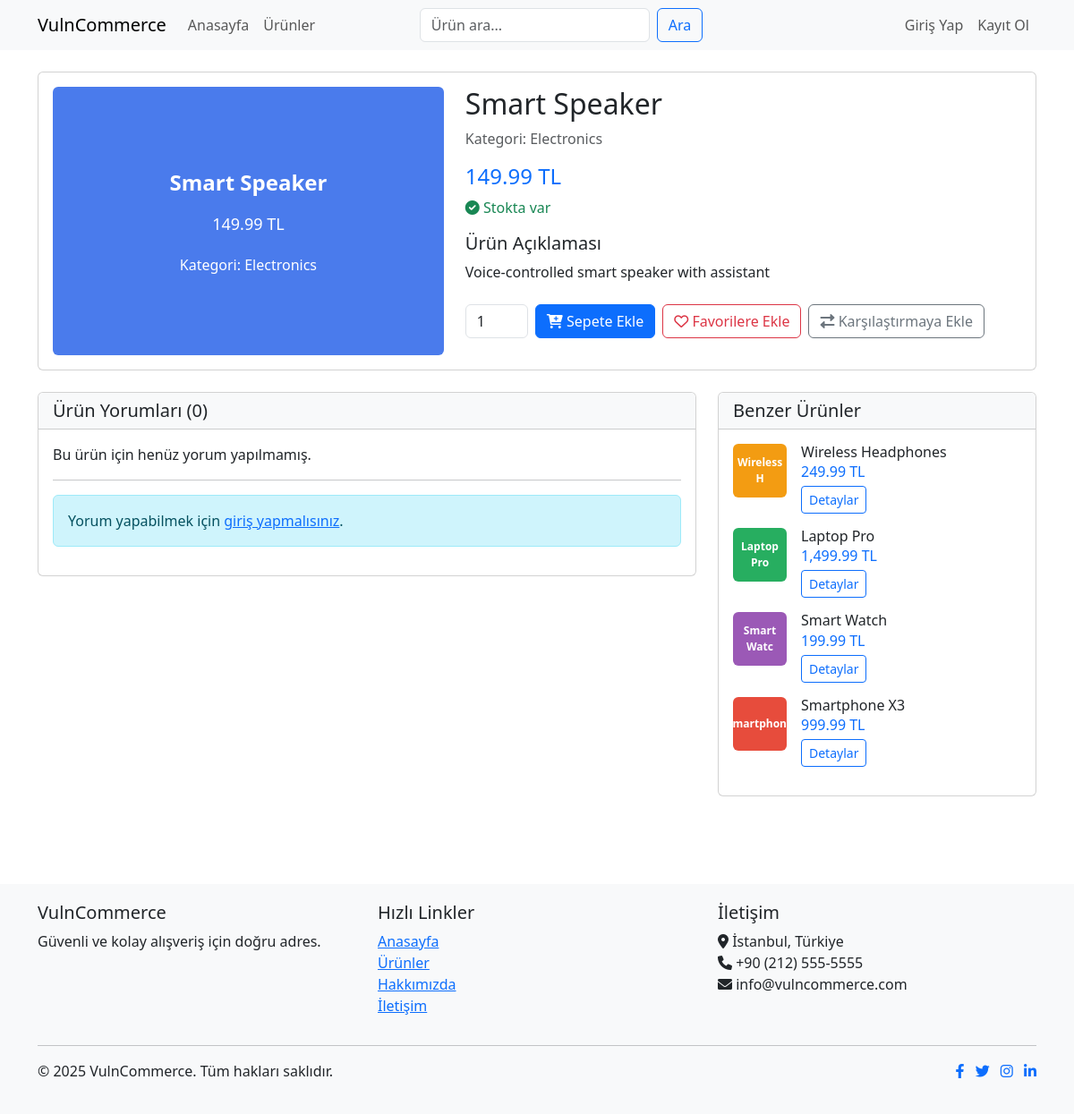
The page /product.php?id=10 on the database its author committed.
### tables this page shows
CREATE TABLE products (
    id INT AUTO_INCREMENT PRIMARY KEY,
    name VARCHAR(255) NOT NULL,
    description TEXT,
    price DECIMAL(10, 2) NOT NULL,
    image VARCHAR(255) DEFAULT 'default_product.jpg',
    stock INT NOT NULL DEFAULT 0,
    category VARCHAR(50),
    created_at TIMESTAMP DEFAULT CURRENT_TIMESTAMP,
    updated_at TIMESTAMP DEFAULT CURRENT_TIMESTAMP ON UPDATE CURRENT_TIMESTAMP
);

### models/Product.php (called while the page is built, shortened)
<?php
class Product {
    private $db;
    public function __construct() {
        $this->db = Database::getInstance();
    }
    public function getById($id) {
        return $this->db->selectOne("SELECT * FROM products WHERE id = :id", ['id' => $id]);
    }
    public function getComments($productId) {
        $sql = "SELECT c.*, u.username, u.profile_image
                FROM comments c
                JOIN users u ON c.user_id = u.id
                WHERE c.product_id = :product_id
                ORDER BY c.created_at DESC";
        return $this->db->select($sql, ['product_id' => $productId]);
    }
    public function getRelatedProducts($productId, $limit = 4) {
        $product = $this->getById($productId);
        $sql = "SELECT * FROM products
                WHERE category = :category AND id != :id
                ORDER BY RAND()
                LIMIT :limit";
        return $this->db->select($sql, [
            'category' => $product['category'],
            'id' => (int)$productId,
            'limit' => (int)$limit
        ]);
    }
}

### config/database.php (called while the page is built, shortened)
<?php
class Database {
    private $conn;
    private static $instance = null;
    private function __construct() {
        try {
            $this->conn = new PDO(
                "mysql:host=" . DB_HOST . ";dbname=" . DB_NAME,
                DB_USER,
                DB_PASS,
                array(PDO::ATTR_ERRMODE => PDO::ERRMODE_EXCEPTION)
            );
        } catch (PDOException $e) {
            die("Connection failed: " . $e->getMessage());
        }
    }
    public static function getInstance() {
        if (self::$instance === null) {
            self::$instance = new self();
        }
        return self::$instance;
    }
    public function query($sql, $params = []) {
        $stmt = $this->conn->prepare($sql);
        foreach ($params as $key => $value) {
            if (is_int($value)) {
                $stmt->bindValue(":$key", $value, PDO::PARAM_INT);
            } else {
                $stmt->bindValue(":$key", $value, PDO::PARAM_STR);
            }
        }
        $stmt->execute();
        return $stmt;
    }
    public function select($sql, $params = []) {
        $stmt = $this->query($sql, $params);
        return $stmt->fetchAll(PDO::FETCH_ASSOC);
    }
    public function selectOne($sql, $params = []) {
        $stmt = $this->query($sql, $params);
        return $stmt->fetch(PDO::FETCH_ASSOC);
    }
}

### controllers/ProductController.php (called while the page is built, shortened)
<?php
require_once 'models/Product.php';
class ProductController {
    private $productModel;
    public function __construct() {
        $this->productModel = new Product();
    }
    public function getProductComments($productId) {
        return $this->productModel->getComments($productId);
    }
    public function isProductInCart($productId) {
        if (!isLoggedIn()) {
            return false;
        }
        return $this->productModel->isInCart($productId, $_SESSION['user_id']);
    }
    public function isProductInFavorites($productId) {
        if (!isLoggedIn()) {
            return false;
        }
        return $this->productModel->isInFavorites($productId, $_SESSION['user_id']);
    }
    public function isProductInCompare($productId) {
        if (!isLoggedIn()) {
            return false;
        }
        return $this->productModel->isInCompare($productId, $_SESSION['user_id']);
    }
    public function getRelatedProducts($productId, $limit = 4) {
        return $this->productModel->getRelatedProducts($productId, $limit);
    }
}

### includes/functions.php (called while the page is built, shortened)
<?php
function isLoggedIn() {
    return isset($_SESSION['user_id']);
}
function formatPrice($price) {
    return number_format($price, 2, '.', ',') . ' TL';
}

### product.php (the view, shortened to what this page needs)
<?php
require_once 'views/components/header.php';
$productController = new ProductController();
$productId = isset($_GET['id']) ? (int)$_GET['id'] : 0;
$product = $productController->getProductById($productId);
$comments = $productController->getProductComments($productId);
$relatedProducts = $productController->getRelatedProducts($productId);
$isInCart = $productController->isProductInCart($productId);
$isInFavorites = $productController->isProductInFavorites($productId);
$isInCompare = $productController->isProductInCompare($productId);
$colors = ['4a7bec', 'e74c3c', '27ae60', 'f39c12', '9b59b6', '1abc9c', 'd35400', '34495e', '2ecc71', 'e67e22'];
$colorIndex = $productId % count($colors);
$productColor = $colors[$colorIndex];
?>
<div class="row">
    <div class="col-md-12 mb-4">
        <div class="card">
            <div class="card-body">
                <div class="row">
                    <div class="col-md-5 mb-4 mb-md-0">
                        <div class="product-image-placeholder rounded" style="height: 300px; background-color: #<?php echo $productColor; ?>; display: flex; flex-direction: column; justify-content: center; align-items: center; color: white; padding: 20px; text-align: center;">
                            <div style="font-size: 24px; font-weight: bold; margin-bottom: 15px;"><?php echo $product['name']; ?></div>
                            <div style="font-size: 18px;"><?php echo formatPrice($product['price']); ?></div>
                            <div style="margin-top: 20px; font-size: 16px;">Kategori: <?php echo $product['category']; ?></div>
                        </div>
                    </div>
                    <div class="col-md-7">
                        <h2><?php echo $product['name']; ?></h2>
                        <p class="text-muted mb-3">Kategori: <?php echo $product['category']; ?></p>
                        <div class="mb-3">
                            <h4 class="text-primary"><?php echo formatPrice($product['price']); ?></h4>
                            <p class="text-success">
                                <i class="fas fa-check-circle"></i>
                                <?php echo $product['stock'] > 0 ? 'Stokta var' : 'Stokta yok'; ?>
                            </p>
                        </div>
                        <div class="mb-4">
                            <h5>Ürün Açıklaması</h5>
                            <p><?php echo $product['description']; ?></p>
                        </div>
                        <div class="d-flex gap-2 mb-3">
                            <?php if (!$isInCart): ?>
                            <form action="cart_actions.php" method="POST">
                                <div class="d-flex gap-2">
                                    <input type="number" class="form-control" name="quantity" value="1" min="1" max="10" style="width: 70px;">
                                    <button type="submit" class="btn btn-primary">
                                        <i class="fas fa-cart-plus"></i> Sepete Ekle
                                    </button>
                                </div>
                            </form>
                            <?php endif; ?>
                            <?php if (!$isInFavorites): ?>
                            <form action="favorite_actions.php" method="POST">
                                <button type="submit" class="btn btn-outline-danger">
                                    <i class="far fa-heart"></i> Favorilere Ekle
                                </button>
                            </form>
                            <?php endif; ?>
                            <?php if (!$isInCompare): ?>
                            <form action="compare_actions.php" method="POST">
                                <button type="submit" class="btn btn-outline-secondary">
                                    <i class="fas fa-exchange-alt"></i> Karşılaştırmaya Ekle
                                </button>
                            </form>
                            <?php endif; ?>
                        </div>
                    </div>
                </div>
            </div>
        </div>
    </div>
    <div class="col-md-8 mb-4">
        <div class="card">
            <div class="card-header bg-light">
                <h5 class="mb-0">Ürün Yorumları (<?php echo count($comments); ?>)</h5>
            </div>
            <div class="card-body">
                <?php if (count($comments) > 0): ?>
                    <?php foreach($comments as $comment):
                        $commentColorIndex = crc32($comment['username']) % count($colors);
                        $commentColor = $colors[$commentColorIndex];
                        $initials = strtoupper(substr($comment['username'], 0, 2));
                    ?>
                        <div class="d-flex mb-4">
                            <div class="rounded-circle me-3 d-flex justify-content-center align-items-center" style="width: 50px; height: 50px; background-color: #<?php echo $commentColor; ?>; color: white; font-weight: bold;">
                                <?php echo $initials; ?>
                            </div>
                            <div>
                                <div class="d-flex align-items-center mb-1">
                                    <h6 class="mb-0 me-2"><?php echo $comment['username']; ?></h6>
                                    <small class="text-muted"><?php echo date('d.m.Y H:i', strtotime($comment['created_at'])); ?></small>
                                </div>
                                <?php if ($comment['rating']): ?>
                                    <div class="mb-2">
                                        <?php for ($i = 1; $i <= 5; $i++): ?>
                                            <?php if ($i <= $comment['rating']): ?>
                                                <i class="fas fa-star text-warning"></i>
                                            <?php else: ?>
                                                <i class="far fa-star text-warning"></i>
                                            <?php endif; ?>
                                        <?php endfor; ?>
                                    </div>
                                <?php endif; ?>
                                <p class="mb-0"><?php echo $comment['comment']; ?></p>
                            </div>
                        </div>
                    <?php endforeach; ?>
                <?php else: ?>
                    <p>Bu ürün için henüz yorum yapılmamış.</p>
                <?php endif; ?>
                <?php if (isLoggedIn()): ?>
                    <hr>
                    <h5 class="mb-3">Yorum Yap</h5>
                    <form action="product.php?id=<?php echo $productId; ?>" method="POST">
                        <input type="hidden" name="product_id" value="<?php echo $productId; ?>">
                        <div class="mb-3">
                            <label for="rating" class="form-label">Puan</label>
                            <select class="form-select" id="rating" name="rating">
                                <option value="">Seçiniz</option>
                                <option value="1">1 - Çok Kötü</option>
                                <option value="2">2 - Kötü</option>
                                <option value="3">3 - Orta</option>
                                <option value="4">4 - İyi</option>
                                <option value="5">5 - Çok İyi</option>
                            </select>
                        </div>
                        <div class="mb-3">
                            <label for="comment" class="form-label">Yorumunuz</label>
                            <textarea class="form-control" id="comment" name="comment" rows="3" required></textarea>
                        </div>
                        <button type="submit" class="btn btn-primary">Yorumu Gönder</button>
                    </form>
                <?php else: ?>
                    <hr>
                    <div class="alert alert-info">
                        Yorum yapabilmek için <a href="login.php">giriş yapmalısınız</a>.
                    </div>
                <?php endif; ?>
            </div>
        </div>
    </div>
    <div class="col-md-4 mb-4">
        <div class="card">
            <div class="card-header bg-light">
                <h5 class="mb-0">Benzer Ürünler</h5>
            </div>
            <div class="card-body">
                <?php if (count($relatedProducts) > 0): ?>
                    <?php foreach($relatedProducts as $relatedProduct):
                        $relatedColorIndex = $relatedProduct['id'] % count($colors);
                        $relatedColor = $colors[$relatedColorIndex];
                    ?>
                        <div class="d-flex mb-3">
                            <div class="rounded me-3" style="width: 60px; height: 60px; background-color: #<?php echo $relatedColor; ?>; display: flex; justify-content: center; align-items: center; color: white; font-weight: bold; font-size: 12px; text-align: center;">
                                <?php echo substr($relatedProduct['name'], 0, 10); ?>
                            </div>
                            <div>
                                <h6 class="mb-0"><?php echo $relatedProduct['name']; ?></h6>
                                <p class="text-primary mb-0"><?php echo formatPrice($relatedProduct['price']); ?></p>
                                <a href="product.php?id=<?php echo $relatedProduct['id']; ?>" class="btn btn-sm btn-outline-primary mt-1">Detaylar</a>
                            </div>
                        </div>
                    <?php endforeach; ?>
                <?php else: ?>
                    <p>Benzer ürün bulunamadı.</p>
                <?php endif; ?>
            </div>
        </div>
    </div>
</div>
<?php
require_once 'views/components/footer.php';
?>

### rows shown on the page
products: name "Smart Speaker", price "149.99 TL", category "Electronics", description "Voice-controlled smart speaker with assistant"
products: name "Wireless H", name "Wireless Headphones", price "249.99 TL"
products: name "Laptop Pro", price "1,499.99 TL"
products: name "Smart Watc", name "Smart Watch", price "199.99 TL"
products: name "Smartphone", name "Smartphone X3", price "999.99 TL"

### other values the page prints
count($comments) "0"
